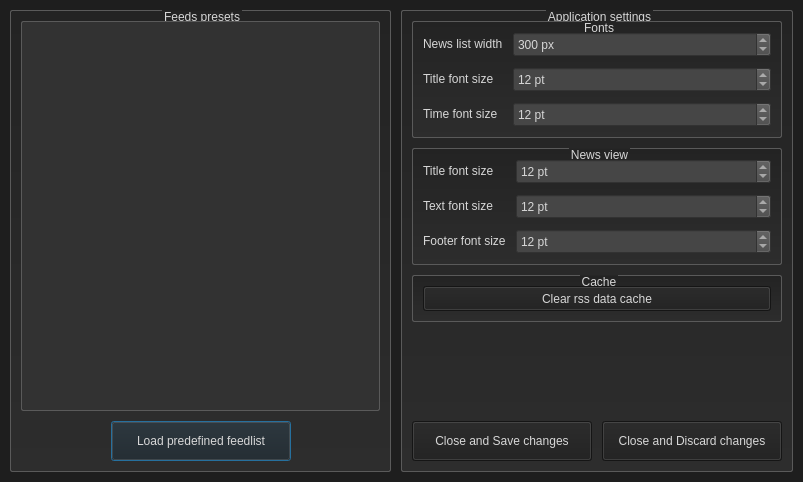
<?xml version="1.0" encoding="UTF-8"?>
<ui version="4.0">
 <class>SettingsDialog</class>
 <widget class="QDialog" name="SettingsDialog">
  <property name="geometry">
   <rect>
    <x>0</x>
    <y>0</y>
    <width>803</width>
    <height>482</height>
   </rect>
  </property>
  <property name="windowTitle">
   <string>Application settings</string>
  </property>
  <property name="styleSheet">
   <string notr="true">#SettingsDialog{
	background-color: rgb(30, 30, 30);
}

QLabel{
	color: rgb(215,215,215);
}

QSpinBox{
	background-color: rgb(70, 70, 70);
	color: rgb(215,215,215);
}

QListWidget{
	background-color: rgb(50, 50, 50);
	color: rgb(215,215,215);
	border: 1px solid rgb(90, 90, 90);
	border-radius: 2px;
	margin-top: 1ex;
}

QListView::item:selected{
	border-radius: 2px;
	background-color: rgb(90, 90, 90);
}

QPushButton{
	background-color: rgb(30, 30, 30);
	color: rgb(215,215,215);
}

QGroupBox{
	background-color: qlineargradient(x1: 0, y1: 0, x2: 0, y2: 1, stop: 0 rgb(35, 35, 35), stop: 1 rgb(45, 45, 45));
	border: 1px solid rgb(90, 90, 90);
	border-radius: 2px;
	margin-top: 1ex;
}

QGroupBox::title{
	color: rgb(215,215,215);
	subcontrol-origin: margin;
	subcontrol-position: top conter;
}</string>
  </property>
  <layout class="QVBoxLayout" name="verticalLayout_2">
   <property name="spacing">
    <number>10</number>
   </property>
   <property name="leftMargin">
    <number>10</number>
   </property>
   <property name="topMargin">
    <number>10</number>
   </property>
   <property name="rightMargin">
    <number>10</number>
   </property>
   <property name="bottomMargin">
    <number>10</number>
   </property>
   <item>
    <layout class="QHBoxLayout" name="horizontalLayout">
     <item>
      <widget class="QGroupBox" name="groupBox4">
       <property name="sizePolicy">
        <sizepolicy hsizetype="Preferred" vsizetype="Preferred">
         <horstretch>1</horstretch>
         <verstretch>0</verstretch>
        </sizepolicy>
       </property>
       <property name="title">
        <string>Feeds presets</string>
       </property>
       <property name="flat">
        <bool>false</bool>
       </property>
       <layout class="QVBoxLayout" name="verticalLayout_4">
        <property name="spacing">
         <number>10</number>
        </property>
        <property name="leftMargin">
         <number>10</number>
        </property>
        <property name="topMargin">
         <number>10</number>
        </property>
        <property name="rightMargin">
         <number>10</number>
        </property>
        <property name="bottomMargin">
         <number>10</number>
        </property>
        <item>
         <widget class="QListWidget" name="listWidget">
          <property name="frameShape">
           <enum>QFrame::StyledPanel</enum>
          </property>
         </widget>
        </item>
        <item>
         <layout class="QHBoxLayout" name="horizontalLayout3">
          <property name="spacing">
           <number>10</number>
          </property>
          <item>
           <spacer name="horizontalSpacer5">
            <property name="orientation">
             <enum>Qt::Horizontal</enum>
            </property>
            <property name="sizeHint" stdset="0">
             <size>
              <width>40</width>
              <height>20</height>
             </size>
            </property>
           </spacer>
          </item>
          <item>
           <widget class="QPushButton" name="loadButton">
            <property name="minimumSize">
             <size>
              <width>180</width>
              <height>40</height>
             </size>
            </property>
            <property name="text">
             <string>Load predefined feedlist</string>
            </property>
           </widget>
          </item>
          <item>
           <spacer name="horizontalSpacer3">
            <property name="orientation">
             <enum>Qt::Horizontal</enum>
            </property>
            <property name="sizeHint" stdset="0">
             <size>
              <width>40</width>
              <height>20</height>
             </size>
            </property>
           </spacer>
          </item>
         </layout>
        </item>
       </layout>
      </widget>
     </item>
     <item>
      <widget class="QGroupBox" name="groupBox1">
       <property name="sizePolicy">
        <sizepolicy hsizetype="Preferred" vsizetype="Preferred">
         <horstretch>1</horstretch>
         <verstretch>0</verstretch>
        </sizepolicy>
       </property>
       <property name="title">
        <string>Application settings</string>
       </property>
       <layout class="QVBoxLayout" name="verticalLayout">
        <property name="spacing">
         <number>10</number>
        </property>
        <property name="leftMargin">
         <number>10</number>
        </property>
        <property name="topMargin">
         <number>10</number>
        </property>
        <property name="rightMargin">
         <number>10</number>
        </property>
        <property name="bottomMargin">
         <number>10</number>
        </property>
        <item>
         <widget class="QGroupBox" name="groupBox5">
          <property name="sizePolicy">
           <sizepolicy hsizetype="Expanding" vsizetype="Preferred">
            <horstretch>0</horstretch>
            <verstretch>0</verstretch>
           </sizepolicy>
          </property>
          <property name="title">
           <string>Fonts</string>
          </property>
          <layout class="QFormLayout" name="formLayout">
           <property name="fieldGrowthPolicy">
            <enum>QFormLayout::AllNonFixedFieldsGrow</enum>
           </property>
           <property name="horizontalSpacing">
            <number>10</number>
           </property>
           <property name="verticalSpacing">
            <number>10</number>
           </property>
           <property name="leftMargin">
            <number>10</number>
           </property>
           <property name="topMargin">
            <number>10</number>
           </property>
           <property name="rightMargin">
            <number>10</number>
           </property>
           <property name="bottomMargin">
            <number>10</number>
           </property>
           <item row="0" column="0">
            <widget class="QLabel" name="label1">
             <property name="text">
              <string>News list width</string>
             </property>
            </widget>
           </item>
           <item row="0" column="1">
            <widget class="QSpinBox" name="listWidthBox">
             <property name="minimumSize">
              <size>
               <width>0</width>
               <height>25</height>
              </size>
             </property>
             <property name="suffix">
              <string> px</string>
             </property>
             <property name="minimum">
              <number>100</number>
             </property>
             <property name="maximum">
              <number>1000</number>
             </property>
             <property name="singleStep">
              <number>50</number>
             </property>
             <property name="value">
              <number>300</number>
             </property>
            </widget>
           </item>
           <item row="1" column="0">
            <widget class="QLabel" name="label2">
             <property name="text">
              <string>Title font size</string>
             </property>
            </widget>
           </item>
           <item row="1" column="1">
            <widget class="QSpinBox" name="listTitleSizeBox">
             <property name="minimumSize">
              <size>
               <width>0</width>
               <height>25</height>
              </size>
             </property>
             <property name="suffix">
              <string> pt</string>
             </property>
             <property name="minimum">
              <number>6</number>
             </property>
             <property name="maximum">
              <number>60</number>
             </property>
             <property name="singleStep">
              <number>2</number>
             </property>
             <property name="value">
              <number>12</number>
             </property>
            </widget>
           </item>
           <item row="2" column="0">
            <widget class="QLabel" name="label3">
             <property name="text">
              <string>Time font size</string>
             </property>
            </widget>
           </item>
           <item row="2" column="1">
            <widget class="QSpinBox" name="listTimeFontSize">
             <property name="minimumSize">
              <size>
               <width>0</width>
               <height>25</height>
              </size>
             </property>
             <property name="suffix">
              <string> pt</string>
             </property>
             <property name="minimum">
              <number>6</number>
             </property>
             <property name="maximum">
              <number>60</number>
             </property>
             <property name="singleStep">
              <number>2</number>
             </property>
             <property name="value">
              <number>12</number>
             </property>
            </widget>
           </item>
          </layout>
         </widget>
        </item>
        <item>
         <widget class="QGroupBox" name="groupBox2">
          <property name="title">
           <string>News view</string>
          </property>
          <layout class="QFormLayout" name="formLayout1">
           <property name="horizontalSpacing">
            <number>10</number>
           </property>
           <property name="verticalSpacing">
            <number>10</number>
           </property>
           <property name="leftMargin">
            <number>10</number>
           </property>
           <property name="topMargin">
            <number>10</number>
           </property>
           <property name="rightMargin">
            <number>10</number>
           </property>
           <property name="bottomMargin">
            <number>10</number>
           </property>
           <item row="0" column="0">
            <widget class="QLabel" name="label4">
             <property name="text">
              <string>Title font size</string>
             </property>
            </widget>
           </item>
           <item row="0" column="1">
            <widget class="QSpinBox" name="viewTitleSize">
             <property name="minimumSize">
              <size>
               <width>0</width>
               <height>25</height>
              </size>
             </property>
             <property name="suffix">
              <string> pt</string>
             </property>
             <property name="minimum">
              <number>6</number>
             </property>
             <property name="maximum">
              <number>60</number>
             </property>
             <property name="singleStep">
              <number>2</number>
             </property>
             <property name="value">
              <number>12</number>
             </property>
            </widget>
           </item>
           <item row="1" column="0">
            <widget class="QLabel" name="label5">
             <property name="text">
              <string>Text font size</string>
             </property>
            </widget>
           </item>
           <item row="1" column="1">
            <widget class="QSpinBox" name="viewTextSize">
             <property name="minimumSize">
              <size>
               <width>0</width>
               <height>25</height>
              </size>
             </property>
             <property name="suffix">
              <string> pt</string>
             </property>
             <property name="minimum">
              <number>6</number>
             </property>
             <property name="maximum">
              <number>60</number>
             </property>
             <property name="singleStep">
              <number>2</number>
             </property>
             <property name="value">
              <number>12</number>
             </property>
            </widget>
           </item>
           <item row="2" column="0">
            <widget class="QLabel" name="label6">
             <property name="text">
              <string>Footer font size</string>
             </property>
            </widget>
           </item>
           <item row="2" column="1">
            <widget class="QSpinBox" name="viewFooterSize">
             <property name="minimumSize">
              <size>
               <width>0</width>
               <height>25</height>
              </size>
             </property>
             <property name="suffix">
              <string> pt</string>
             </property>
             <property name="minimum">
              <number>6</number>
             </property>
             <property name="maximum">
              <number>60</number>
             </property>
             <property name="singleStep">
              <number>2</number>
             </property>
             <property name="value">
              <number>12</number>
             </property>
            </widget>
           </item>
          </layout>
         </widget>
        </item>
        <item>
         <widget class="QGroupBox" name="groupBox3">
          <property name="sizePolicy">
           <sizepolicy hsizetype="Expanding" vsizetype="Preferred">
            <horstretch>0</horstretch>
            <verstretch>0</verstretch>
           </sizepolicy>
          </property>
          <property name="title">
           <string>Cache</string>
          </property>
          <layout class="QVBoxLayout" name="verticalLayout_3">
           <property name="spacing">
            <number>10</number>
           </property>
           <property name="leftMargin">
            <number>10</number>
           </property>
           <property name="topMargin">
            <number>10</number>
           </property>
           <property name="rightMargin">
            <number>10</number>
           </property>
           <property name="bottomMargin">
            <number>10</number>
           </property>
           <item>
            <widget class="QPushButton" name="clearCacheButton">
             <property name="minimumSize">
              <size>
               <width>0</width>
               <height>25</height>
              </size>
             </property>
             <property name="text">
              <string>Clear rss data cache</string>
             </property>
            </widget>
           </item>
          </layout>
         </widget>
        </item>
        <item>
         <spacer name="verticalSpacer">
          <property name="orientation">
           <enum>Qt::Vertical</enum>
          </property>
          <property name="sizeHint" stdset="0">
           <size>
            <width>20</width>
            <height>40</height>
           </size>
          </property>
         </spacer>
        </item>
        <item>
         <layout class="QHBoxLayout" name="horizontalLayout2">
          <property name="spacing">
           <number>10</number>
          </property>
          <item>
           <spacer name="horizontalSpacer">
            <property name="orientation">
             <enum>Qt::Horizontal</enum>
            </property>
            <property name="sizeHint" stdset="0">
             <size>
              <width>40</width>
              <height>20</height>
             </size>
            </property>
           </spacer>
          </item>
          <item>
           <widget class="QPushButton" name="saveButton">
            <property name="minimumSize">
             <size>
              <width>180</width>
              <height>40</height>
             </size>
            </property>
            <property name="text">
             <string>Close and Save changes</string>
            </property>
           </widget>
          </item>
          <item>
           <widget class="QPushButton" name="cancelButton">
            <property name="minimumSize">
             <size>
              <width>180</width>
              <height>40</height>
             </size>
            </property>
            <property name="text">
             <string>Close and Discard changes</string>
            </property>
           </widget>
          </item>
          <item>
           <spacer name="horizontalSpacer2">
            <property name="orientation">
             <enum>Qt::Horizontal</enum>
            </property>
            <property name="sizeHint" stdset="0">
             <size>
              <width>40</width>
              <height>20</height>
             </size>
            </property>
           </spacer>
          </item>
         </layout>
        </item>
       </layout>
      </widget>
     </item>
    </layout>
   </item>
  </layout>
 </widget>
 <resources/>
 <connections>
  <connection>
   <sender>cancelButton</sender>
   <signal>pressed()</signal>
   <receiver>SettingsDialog</receiver>
   <slot>close()</slot>
   <hints>
    <hint type="sourcelabel">
     <x>774</x>
     <y>513</y>
    </hint>
    <hint type="destinationlabel">
     <x>714</x>
     <y>547</y>
    </hint>
   </hints>
  </connection>
 </connections>
</ui>
